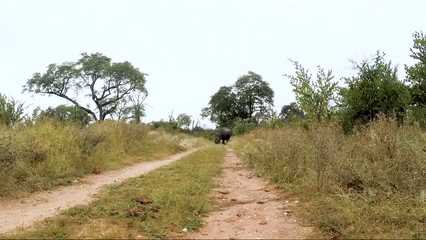
#> input picture frame 172 of AC2/videos/cameraEscondida.mp4, 426 x 240 px
$ python Ex1.py
#> lines starting #> are read from the running program, lines starting #| are printed output that depends on the picture; after the words box and inside, x2 and y2 are one past the last pixel; in counts of white or black regions, pixels touching at a corner belong together
import numpy as np
import cv2
import sys
from time import sleep


##primeiramente será necessário esppecificar o caminho do vídeo
VIDEO_CAMINHO = 'C:/Users/Lucas/Documents/visao computacional/2023S1_AC2/videos/cameraEscondida.mp4'


w_min = 5  # largura minima do retangulo
h_min = 5  # altura minima do retangulo
offset = 2  # Erro permitido entre pixel
linha_ROI = 135  # Posição da linha de contagem
movimento = False


def centroide(x, y, w, h):
    """
    :param x: x do objeto
    :param y: y do objeto
    :param w: largura do objeto
    :param h: altura do objeto
    :return: tupla que contém as coordenadas do centro de um objeto
    """
    x1 = w // 2
    y1 = h // 2
    cx = x + x1
    cy = y + y1
    return cx, cy


def Kernel(TIPO_KERNEL):
    if TIPO_KERNEL == 'dilation':
        kernel = cv2.getStructuringElement(cv2.MORPH_ELLIPSE, (3,3))
    if TIPO_KERNEL == 'opening':
        kernel = np.ones((3,3), np.uint8)
    if TIPO_KERNEL == 'closing':
        kernel = np.ones((3, 3), np.uint8)
    return kernel


##agora será necessário definir alguns algorítmos para destacar o fundo
##para compara-los e encontrar o mais coerente para detectar omovimento

tipos_algoritmos = ['GMG', 'MOG2', 'MOG', 'KNN', 'CNT','CUSTOM']


Gx = np.array([
    [-1,0,1],
    [-2,0,2],
    [-1,0,1]
])
Gy = np.array([
    [1,2,1],
    [0,0,0],
    [-1,-2,-1]
])

def Filter(img, filter):
    if filter == 'closing':
        return cv2.morphologyEx(img, cv2.MORPH_CLOSE, Kernel('closing'), iterations=2)
    if filter == 'opening':
        return cv2.morphologyEx(img, cv2.MORPH_OPEN, Kernel('opening'), iterations=2)
    if filter == 'dilation':
        return cv2.dilate(img, Kernel('dilation'), iterations=2)
    if filter == 'combine':
        closing = cv2.morphologyEx(img, cv2.MORPH_CLOSE, Kernel('closing'), iterations=2)
        opening = cv2.morphologyEx(closing, cv2.MORPH_OPEN, Kernel('opening'), iterations=2)
        dilation = cv2.dilate(opening, Kernel('dilation'), iterations=2)
        return dilation


def Subtractor(tipos_algoritmos):
#> further down, frame is the input picture: shape (240, 426, 3); mean B, G, R 144.4, 169, 174.7
#> `mask = subtrator_de_fundo.apply(frame)`: mask: shape (240, 426); every value is 0
    if tipos_algoritmos == 'GMG':
        return cv2.bgsegm.createBackgroundSubtractorGMG(initializationFrames = 120,
                                                        decisionThreshold=0.8)
    if tipos_algoritmos == 'MOG':
        return cv2.bgsegm.createBackgroundSubtractorMOG(history = 100, nmixtures = 5,
                                                        backgroundRatio = 0.7,
                                                        noiseSigma = 0)
    if tipos_algoritmos == 'MOG2':
        return cv2.createBackgroundSubtractorMOG2(history = 500, detectShadows=True,
                                                varThreshold=100)
    if tipos_algoritmos == 'KNN':
        return cv2.createBackgroundSubtractorKNN(history=500, dist2Threshold=400,
                                                 detectShadows=True)
    if tipos_algoritmos == 'CNT':
        return cv2.bgsegm.createBackgroundSubtractorCNT(minPixelStability=15,
                                                        useHistory =True,
                                                        maxPixelStability=15*60,
                                                        isParallel=True)


    print('Detector inválido')
    sys.exit(1)

def Sobel(video,Gx,Gy):
    imgGx = cv2.filter2D(video, ddepth=-1, kernel = Gx)
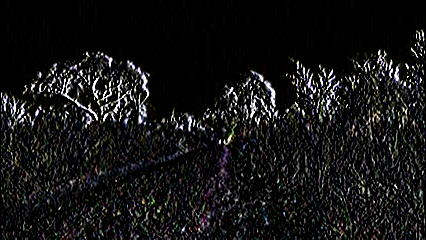
#> imgGx: shape (240, 426, 3); mean B, G, R 20.2, 20.3, 20.5
    imgGy = cv2.filter2D(video, ddepth=-1, kernel = Gy)
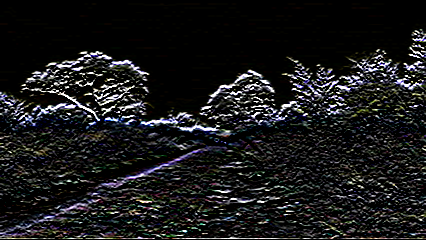
#> imgGy: shape (240, 426, 3); mean B, G, R 26.7, 25.9, 25.6
    ##imgTrat =  (imgGy** imgGy + imgGx **imgGx)**(1/2)
    imgTrat =  np.maximum(np.abs(imgGx),np.abs(imgGy))
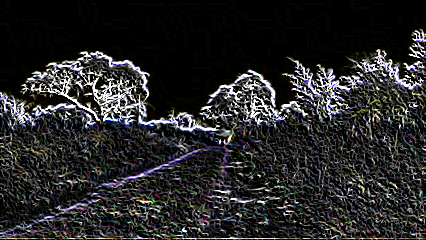
#> imgTrat: shape (240, 426, 3); mean B, G, R 39.9, 39.4, 39.3


    ##aplicando um limiar
    limiarT = 220
    mascara = (
    (imgTrat [:,:,0]<limiarT) &
    (imgTrat [:,:,1]<limiarT) &
    (imgTrat [:,:,2]<limiarT ))
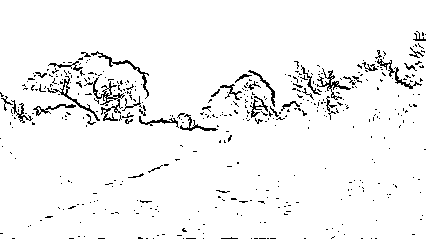
#> mascara: shape (240, 426) bool; 95.5% white; black in thin lines or dots, all inside (x1, y1, x2, y2) = (0, 31, 426, 239)

    imgFinal =  imgTrat.copy()

    mascara =   imgTrat > limiarT
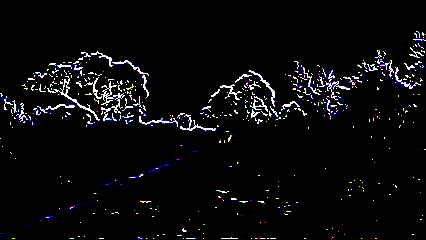
#> mascara: shape (240, 426, 3) bool; mean B, G, R 0.0421, 0.0374, 0.0379
    imgFinal [ mascara ] = 255
#> imgFinal: shape (240, 426, 3); 1.63% of pixels changed, all inside (x1, y1, x2, y2) = (0, 31, 426, 239)

    mascara =   imgTrat < limiarT
    imgFinal [ mascara ] = 0


    return imgFinal


w_min = 5  # largura minima do retangulo
h_min = 5  # altura minima do retangulo
offset = 2  # Erro permitido entre pixel
linha_ROI = 135  # Posição da linha de contagem
movimento = False
cap = cv2.VideoCapture(VIDEO_CAMINHO)


def set_info(detec):
    global movimento
    for (x, y) in detec:
        if (linha_ROI + offset) > y > (linha_ROI - offset):
            movimento = True
            cv2.line(frame, (0, linha_ROI), (1200, linha_ROI), (0, 127, 255), 3)
            detec.remove((x, y))
            print("Movimento detectado: " + str(movimento))


detec = []
def set_info(detec):
    global movimento
    for (x, y) in detec:
        if (linha_ROI + offset) > y > (linha_ROI - offset):
            movimento = True
            cv2.line(frame, (0, linha_ROI), (1200, linha_ROI), (0, 127, 255), 3)
            detec.remove((x, y))
            print("Movimento detectado: " + str(movimento))

def mostra_video(mask, video,sobel):

    cv2.imshow("mascara", mask)
    cv2.imshow("original", video)
    cv2.imshow("sobel", sobel)


tipos_algoritmos = 'GMG'
subtrator_de_fundo = Subtractor(tipos_algoritmos)


while True:

    hasFrame, frame = cap.read() # Pega cada frame do vídeo

    if not hasFrame:
        break


    mask = subtrator_de_fundo.apply(frame)
    mask = Filter(mask, 'combine')
    IMGsobel = Sobel(frame,Gx,Gy)
    contorno, img = cv2.findContours(mask, cv2.RETR_TREE, cv2.CHAIN_APPROX_SIMPLE)
#> contorno = []; img = None
    cv2.line(frame, (25, linha_ROI), (1200, linha_ROI), (255, 127, 0), 3)
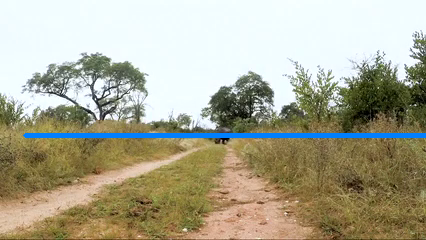
#> frame: shape (240, 426, 3); 1.96% of pixels changed, all inside (x1, y1, x2, y2) = (23, 133, 426, 138)
    for (i, c) in enumerate(contorno):
        (x, y, w, h) = cv2.boundingRect(c)
        validar_contorno = (w >= w_min) and (h >= h_min)
        if not validar_contorno:
            continue

        cv2.rectangle(frame, (x, y), (x + w, y + h), (0, 255, 0), 2)
        centro = centroide(x, y, w, h)
        detec.append(centro)
        cv2.circle(frame, centro, 4, (0, 0, 255), -1)
#> this loop made 0 passes
#> after the loop, detec = []

    set_info(detec)

    mostra_video(mask,frame,IMGsobel)

    if cv2.waitKey(1) == 27: #ESC
#> (key Esc is pressed here)
        break

cv2.destroyAllWindows()
cap.release()

$ run again, starting later in the video
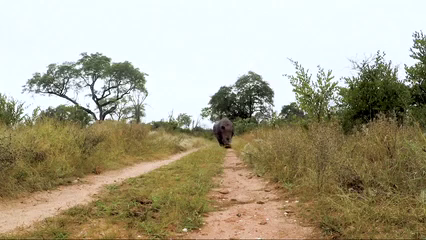
#> input picture frame 777 of AC2/videos/cameraEscondida.mp4, 426 x 240 px
#> frame is the input picture: shape (240, 426, 3); mean B, G, R 139.7, 163.5, 169.8
#> mask: shape (240, 426); every value is 0
#> in Sobel, `mascara =   imgTrat > limiarT`:
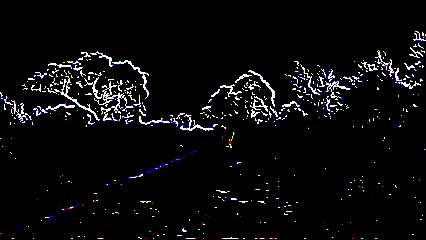
#> mascara: shape (240, 426, 3) bool; mean B, G, R 0.0444, 0.0402, 0.0411
#> contorno = []; img = None
#> `cv2.line(frame, (25, linha_ROI), (1200, linha_ROI), (255, 127, 0), 3)`:
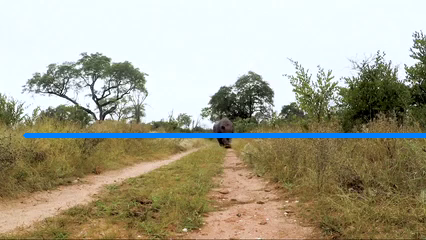
#> frame: shape (240, 426, 3); 1.96% of pixels changed, all inside (x1, y1, x2, y2) = (23, 133, 426, 138)
#> after the loop `for (i, c) in enumerate(contorno):`: detec = []

$ run again, starting later in the video
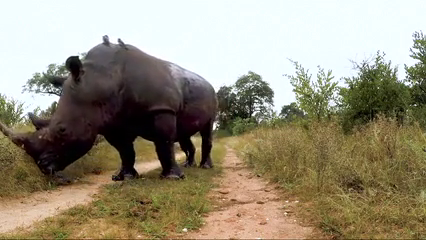
#> input picture frame 1381 of AC2/videos/cameraEscondida.mp4, 426 x 240 px
#> frame is the input picture: shape (240, 426, 3); mean B, G, R 123.9, 144.3, 152.4
#> mask: shape (240, 426); every value is 0
#> in Sobel, `mascara =   imgTrat > limiarT`:
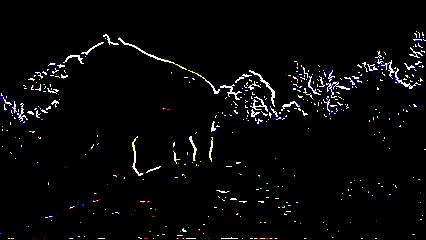
#> mascara: shape (240, 426, 3) bool; mean B, G, R 0.0314, 0.0296, 0.0304
#> contorno = []; img = None
#> `cv2.line(frame, (25, linha_ROI), (1200, linha_ROI), (255, 127, 0), 3)`:
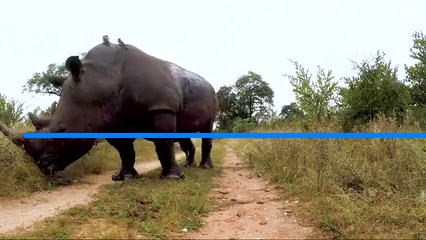
#> frame: shape (240, 426, 3); 1.96% of pixels changed, all inside (x1, y1, x2, y2) = (23, 133, 426, 138)
#> after the loop `for (i, c) in enumerate(contorno):`: detec = []
